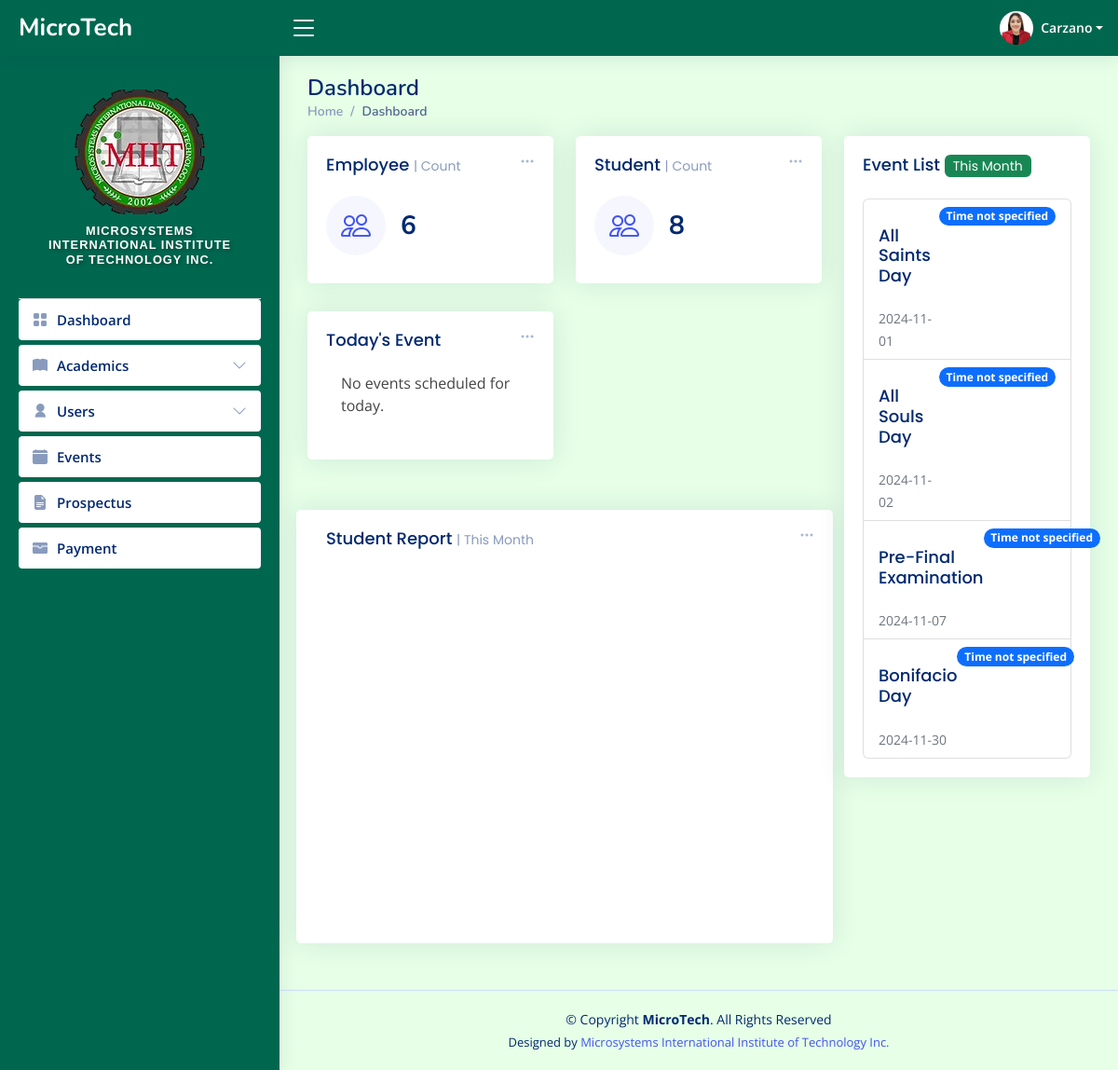
The page /admin/index.php (signed in) on the database as committed earlier.
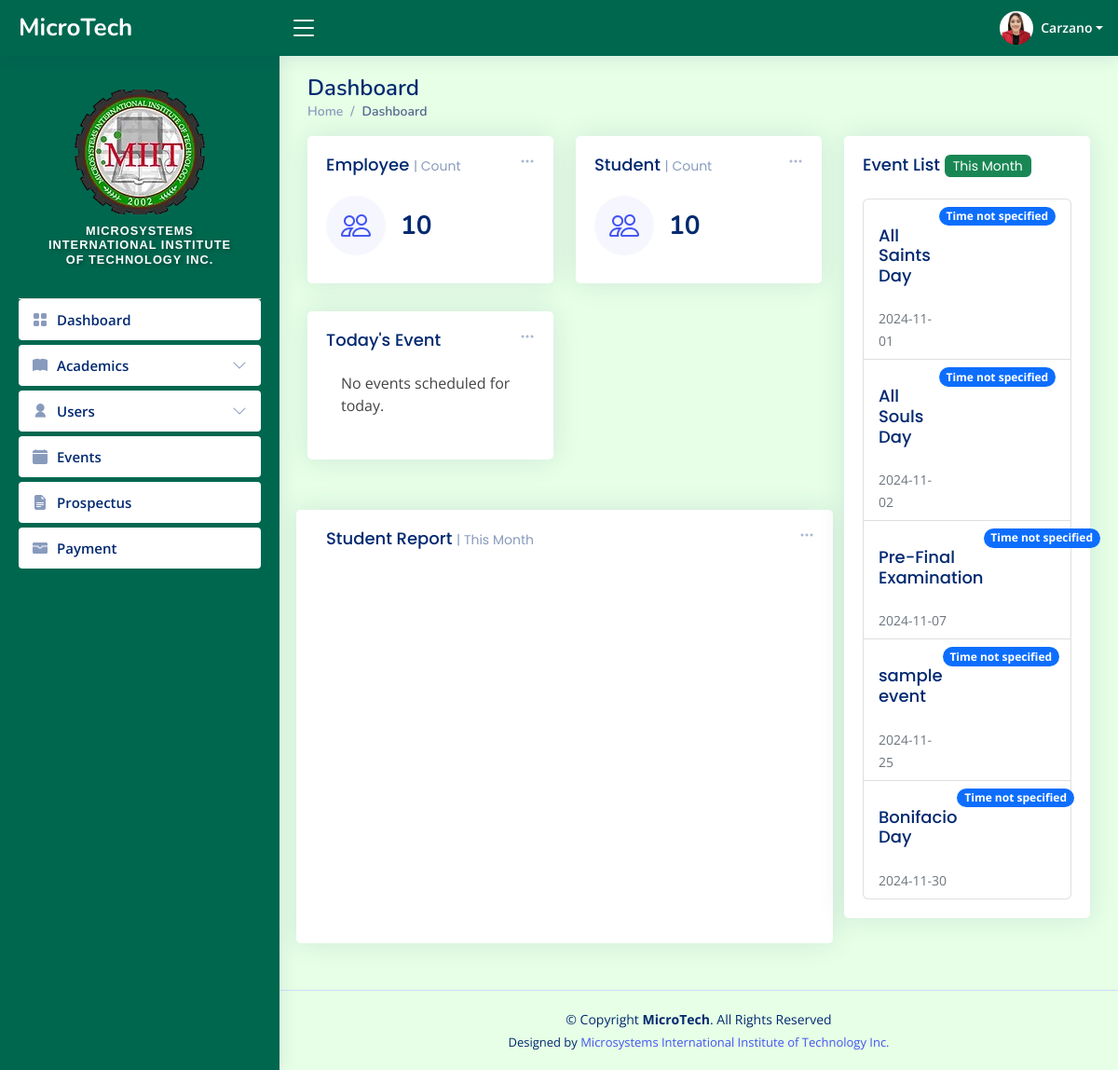
The same page on the database as committed later.
### tables this page shows
CREATE TABLE `tbl_events` (
  `id` int(11) NOT NULL,
  `title` varchar(100) NOT NULL,
  `description` varchar(10000) NOT NULL,
  `start_date` date DEFAULT NULL,
  `end_date` date DEFAULT NULL
);

### PHP/index-php-con.php (called while the page is built, shortened)
<?php
include_once "includes/connect.php";
$statements = $conn->prepare("SELECT COUNT(user_id) AS count_emp FROM tbl_users");
$statements->execute();
$empcount = $statements->fetch(PDO::FETCH_ASSOC);
$statements = $conn->prepare("SELECT COUNT(user_id) AS count_stud FROM tbl_students");
$statements->execute();
$studcount = $statements->fetch(PDO::FETCH_ASSOC);
$currentYear = date('Y');
$currentMonth = date('m');
$connection = new Connection();
$pdo = $connection->open();
$sql = "SELECT * FROM tbl_events WHERE (DATE_FORMAT(start_date, '%Y-%m') = :currentMonthYear OR DATE_FORMAT(end_date, '%Y-%m') = :currentMonthYear) ORDER BY start_date ASC";
$stmt = $pdo->prepare($sql);
$currentMonthYear = $currentYear . '-' . $currentMonth;
$stmt->bindParam(':currentMonthYear', $currentMonthYear, PDO::PARAM_STR);
$stmt->execute();
$events = $stmt->fetchAll(PDO::FETCH_ASSOC);
?>

### admin/index.php (the view, shortened to what the changed rows need)
<?php include_once "../templates/header.php"; ?>
<?php include_once "../PHP/index-php-con.php"; ?>
<main id="main" class="main">
  <div class="pagetitle">
    <h1>Dashboard</h1>
  </div>
  <section class="section dashboard">
    <div class="row">
        <div class="col-lg-8">
            <div class="row">
                <div class="col-xxl-4 col-md-6">
                    <div class="card info-card sales-card">
                        <div class="card-body">
                            <div class="d-flex align-items-center">
                                <div class="ps-3">
                                    <h6><?php echo $empcount['count_emp']; ?></h6>
                                </div>
                            </div>
                        </div>
                    </div>
                </div>
                <div class="col-xxl-4 col-md-6">
                    <div class="card info-card sales-card">
                        <div class="card-body">
                            <div class="d-flex align-items-center">
                                <div class="ps-3">
                                    <h6><?php echo $studcount['count_stud']; ?></h6>
                                </div>
                            </div>
                        </div>
                    </div>
                </div>
            </div>
        </div>
        <div class="col-lg-4">
            <div class="card">
                <div class="card-body">
                    <ul class="list-group">
                        <?php if (!empty($events)) : ?>
                            <?php foreach ($events as $event) : ?>
                                <li class="list-group-item d-flex justify-content-between align-items-start">
                                    <div>
                                        <h6 class="card-title"><?php echo htmlspecialchars($event['title'] ?? 'Untitled Event'); ?></h6>
                                        <small class="text-muted"><?php echo htmlspecialchars($event['start_date'] ?? 'Unknown Date'); ?></small>
                                    </div>
                                    <span class="badge bg-primary rounded-pill"><?php echo htmlspecialchars($event['time'] ?? 'Time not specified'); ?></span>
                                </li>
                            <?php endforeach; ?>
                        <?php else : ?>
                            <li class="list-group-item">No events found for the current month.</li>
                        <?php endif; ?>
                    </ul>
                </div>
            </div>
        </div>
    </div>
  </section>
</main>
<?php include_once "../templates/footer.php"; ?>

Rows that differ between the two databases and show on the page:
added tbl_events: title "sample event", start_date "2024-11-25", time "Time not specified"
Other text that changed with them:
$empcount['count_emp']: "6" → "10"
$studcount['count_stud']: "8" → "10"
